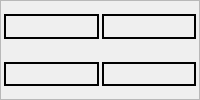
       <widget class="QFrame" name="frame_2">
        <property name="sizePolicy">
         <sizepolicy hsizetype="Preferred" vsizetype="Preferred">
          <horstretch>0</horstretch>
          <verstretch>0</verstretch>
         </sizepolicy>
        </property>
        <property name="frameShape">
         <enum>QFrame::StyledPanel</enum>
        </property>
        <property name="frameShadow">
         <enum>QFrame::Raised</enum>
        </property>
        <layout class="QGridLayout" name="gridLayout">
         <property name="leftMargin">
          <number>3</number>
         </property>
         <property name="topMargin">
          <number>3</number>
         </property>
         <property name="rightMargin">
          <number>3</number>
         </property>
         <property name="bottomMargin">
          <number>3</number>
         </property>
         <property name="spacing">
          <number>3</number>
         </property>
         <item row="0" column="0">
          <layout class="QVBoxLayout" name="verticalLayout">
           <property name="bottomMargin">
            <number>0</number>
           </property>
           <item>
            <layout class="QHBoxLayout" name="horizontalLayout_2">
             <property name="sizeConstraint">
              <enum>QLayout::SetMaximumSize</enum>
             </property>
             <property name="topMargin">
              <number>10</number>
             </property>
             <property name="bottomMargin">
              <number>10</number>
             </property>
             <item>
              <widget class="QLabel" name="mainImageALabel">
               <property name="enabled">
                <bool>true</bool>
               </property>
               <property name="sizePolicy">
                <sizepolicy hsizetype="Maximum" vsizetype="Maximum">
                 <horstretch>5</horstretch>
                 <verstretch>5</verstretch>
                </sizepolicy>
               </property>
               <property name="minimumSize">
                <size>
                 <width>1</width>
                 <height>1</height>
                </size>
               </property>
               <property name="maximumSize">
                <size>
                 <width>1200</width>
                 <height>900</height>
                </size>
               </property>
               <property name="sizeIncrement">
                <size>
                 <width>0</width>
                 <height>0</height>
                </size>
               </property>
               <property name="baseSize">
                <size>
                 <width>300</width>
                 <height>225</height>
                </size>
               </property>
               <property name="toolTipDuration">
                <number>0</number>
               </property>
               <property name="autoFillBackground">
                <bool>false</bool>
               </property>
               <property name="styleSheet">
                <string notr="true"/>
               </property>
               <property name="frameShape">
                <enum>QFrame::Box</enum>
               </property>
               <property name="lineWidth">
                <number>2</number>
               </property>
               <property name="midLineWidth">
                <number>-2</number>
               </property>
               <property name="text">
                <string/>
               </property>
               <property name="scaledContents">
                <bool>true</bool>
               </property>
               <property name="wordWrap">
                <bool>true</bool>
               </property>
               <property name="margin">
                <number>0</number>
               </property>
               <property name="indent">
                <number>1</number>
               </property>
              </widget>
             </item>
             <item>
              <widget class="QLabel" name="mainImageBLabel">
               <property name="enabled">
                <bool>true</bool>
               </property>
               <property name="sizePolicy">
                <sizepolicy hsizetype="Maximum" vsizetype="Maximum">
                 <horstretch>5</horstretch>
                 <verstretch>5</verstretch>
                </sizepolicy>
               </property>
               <property name="minimumSize">
                <size>
                 <width>1</width>
                 <height>1</height>
                </size>
               </property>
               <property name="maximumSize">
                <size>
                 <width>1200</width>
                 <height>900</height>
                </size>
               </property>
               <property name="sizeIncrement">
                <size>
                 <width>0</width>
                 <height>0</height>
                </size>
               </property>
               <property name="baseSize">
                <size>
                 <width>300</width>
                 <height>225</height>
                </size>
               </property>
               <property name="toolTipDuration">
                <number>0</number>
               </property>
               <property name="autoFillBackground">
                <bool>false</bool>
               </property>
               <property name="styleSheet">
                <string notr="true"/>
               </property>
               <property name="frameShape">
                <enum>QFrame::Box</enum>
               </property>
               <property name="lineWidth">
                <number>2</number>
               </property>
               <property name="midLineWidth">
                <number>-2</number>
               </property>
               <property name="text">
                <string/>
               </property>
               <property name="scaledContents">
                <bool>true</bool>
               </property>
               <property name="wordWrap">
                <bool>true</bool>
               </property>
               <property name="margin">
                <number>0</number>
               </property>
               <property name="indent">
                <number>1</number>
               </property>
              </widget>
             </item>
            </layout>
           </item>
           <item>
            <layout class="QHBoxLayout" name="horizontalLayout_3">
             <property name="sizeConstraint">
              <enum>QLayout::SetMaximumSize</enum>
             </property>
             <property name="topMargin">
              <number>10</number>
             </property>
             <property name="bottomMargin">
              <number>10</number>
             </property>
             <item>
              <widget class="QLabel" name="extensionImageALabel">
               <property name="enabled">
                <bool>true</bool>
               </property>
               <property name="sizePolicy">
                <sizepolicy hsizetype="Maximum" vsizetype="Maximum">
                 <horstretch>5</horstretch>
                 <verstretch>5</verstretch>
                </sizepolicy>
               </property>
               <property name="minimumSize">
                <size>
                 <width>1</width>
                 <height>1</height>
                </size>
               </property>
               <property name="maximumSize">
                <size>
                 <width>1200</width>
                 <height>900</height>
                </size>
               </property>
               <property name="sizeIncrement">
                <size>
                 <width>0</width>
                 <height>0</height>
                </size>
               </property>
               <property name="baseSize">
                <size>
                 <width>300</width>
                 <height>225</height>
                </size>
               </property>
               <property name="toolTipDuration">
                <number>0</number>
               </property>
               <property name="autoFillBackground">
                <bool>false</bool>
               </property>
               <property name="styleSheet">
                <string notr="true"/>
               </property>
               <property name="frameShape">
                <enum>QFrame::Box</enum>
               </property>
               <property name="lineWidth">
                <number>2</number>
               </property>
               <property name="midLineWidth">
                <number>-2</number>
               </property>
               <property name="text">
                <string/>
               </property>
               <property name="scaledContents">
                <bool>true</bool>
               </property>
               <property name="wordWrap">
                <bool>true</bool>
               </property>
               <property name="margin">
                <number>0</number>
               </property>
               <property name="indent">
                <number>1</number>
               </property>
              </widget>
             </item>
             <item>
              <widget class="QLabel" name="extensionImageBLabel">
               <property name="enabled">
                <bool>true</bool>
               </property>
               <property name="sizePolicy">
                <sizepolicy hsizetype="Maximum" vsizetype="Maximum">
                 <horstretch>5</horstretch>
                 <verstretch>5</verstretch>
                </sizepolicy>
               </property>
               <property name="minimumSize">
                <size>
                 <width>1</width>
                 <height>1</height>
                </size>
               </property>
               <property name="maximumSize">
                <size>
                 <width>1200</width>
                 <height>900</height>
                </size>
               </property>
               <property name="sizeIncrement">
                <size>
                 <width>0</width>
                 <height>0</height>
                </size>
               </property>
               <property name="baseSize">
                <size>
                 <width>300</width>
                 <height>225</height>
                </size>
               </property>
               <property name="toolTipDuration">
                <number>0</number>
               </property>
               <property name="autoFillBackground">
                <bool>false</bool>
               </property>
               <property name="styleSheet">
                <string notr="true"/>
               </property>
               <property name="frameShape">
                <enum>QFrame::Box</enum>
               </property>
               <property name="lineWidth">
                <number>2</number>
               </property>
               <property name="midLineWidth">
                <number>-2</number>
               </property>
               <property name="text">
                <string/>
               </property>
               <property name="scaledContents">
                <bool>true</bool>
               </property>
               <property name="wordWrap">
                <bool>true</bool>
               </property>
               <property name="margin">
                <number>0</number>
               </property>
               <property name="indent">
                <number>1</number>
               </property>
              </widget>
             </item>
            </layout>
           </item>
          </layout>
         </item>
        </layout>
       </widget>
